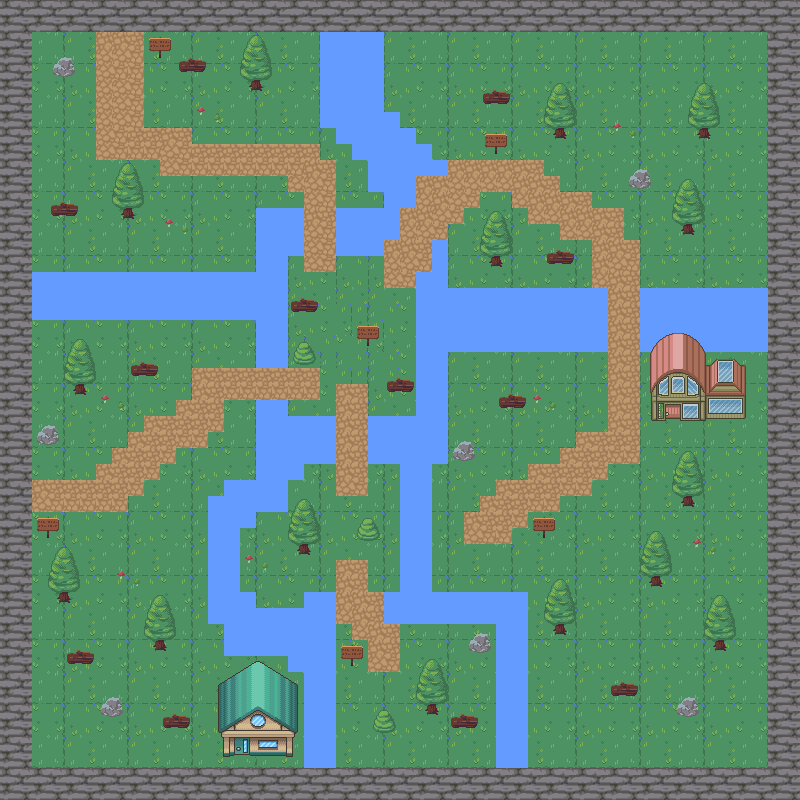

Below is a game level as drawn by its tile map, then a one-line description and the .tmx that defines it (tile-layer data replaced by summaries):
An orthogonal 50x50 tile map with 16x16 px tiles, 6 tile layers (background, walls, water, decorations, ...), 2 tilesets and 93 objects (85x collision, player, enter_house, enter_house_exit).

<map version="1.4" tiledversion="1.4.3" orientation="orthogonal" renderorder="right-down" width="50" height="50" tilewidth="16" tileheight="16" infinite="0" nextlayerid="8" nextobjectid="103">
 <tileset firstgid="1" source="nature.tsx" />
 <tileset firstgid="721" source="house.tsx" />
 <layer id="1" name="background" width="50" height="50">
  <data>[2500 cells, 2500 non-empty, 16 distinct tile ids]</data>
 </layer>
 <layer id="2" name="walls" width="50" height="50">
  <data>[2500 cells, 384 non-empty, 4 distinct tile ids]</data>
 </layer>
 <layer id="3" name="water" width="50" height="50">
  <data>[2500 cells, 486 non-empty, 17 distinct tile ids]</data>
 </layer>
 <layer id="6" name="decorations" width="50" height="50">
  <data>[2500 cells, 265 non-empty, 28 distinct tile ids]</data>
 </layer>
 <layer id="4" name="path" width="50" height="50">
  <data>[2500 cells, 251 non-empty, 4 distinct tile ids]</data>
 </layer>
 <layer id="7" name="house" width="50" height="50">
  <data>[2500 cells, 97 non-empty, 97 distinct tile ids]</data>
 </layer>
 <objectgroup id="5" name="Objects">
  <object id="4" name="player" x="351.25" y="320">
   <point />
  </object>
  <object id="10" type="collision" x="0" y="1" width="802" height="31" />
  <object id="12" type="collision" x="769" y="34" width="33" height="765" />
  <object id="13" type="collision" x="-1" y="769" width="768" height="29" />
  <object id="14" type="collision" x="0" y="37" width="32" height="726" />
  <object id="15" x="83" y="-102" />
  <object id="16" type="collision" x="321" y="34" width="62" height="93" />
  <object id="17" type="collision" x="386" y="111" width="13" height="16" />
  <object id="18" type="collision" x="335.75" y="127.75" width="80" height="16.25" />
  <object id="19" type="collision" x="351.75" y="144.25" width="80" height="16.5" />
  <object id="20" type="collision" x="368" y="160.25" width="79.5" height="15.25" />
  <object id="21" type="collision" x="367.75" y="175.25" width="47.75" height="16" />
  <object id="22" type="collision" x="384.25" y="192.5" width="32" height="15" />
  <object id="23" type="collision" x="336.5" y="208.25" width="47" height="47.25" />
  <object id="24" type="collision" x="383.5" y="207.5" width="16.25" height="32.5" />
  <object id="25" type="collision" x="432.75" y="240.5" width="14.75" height="46.5" />
  <object id="26" type="collision" x="416" y="272" width="15.5" height="16.5" />
  <object id="27" type="collision" x="416" y="288" width="192.5" height="64.5" />
  <object id="28" type="collision" x="416.5" y="353" width="31" height="111.5" />
  <object id="29" type="collision" x="368.5" y="416" width="47" height="47.5" />
  <object id="30" type="collision" x="401" y="463.5" width="31" height="160.5" />
  <object id="31" type="collision" x="384" y="591" width="15.5" height="33" />
  <object id="32" type="collision" x="433" y="592" width="95.5" height="31" />
  <object id="33" type="collision" x="496.5" y="624.5" width="30.5" height="142" />
  <object id="34" type="collision" x="304.5" y="591" width="31.5" height="177" />
  <object id="35" type="collision" x="288" y="609" width="18" height="63" />
  <object id="36" type="collision" x="224" y="609" width="64" height="46.5" />
  <object id="37" type="collision" x="208" y="607" width="15" height="17.5" />
  <object id="38" type="collision" x="208" y="591.5" width="47.5" height="18.5" />
  <object id="39" type="collision" x="207.5" y="495" width="31.5" height="96" />
  <object id="40" type="collision" x="224.5" y="478.5" width="63" height="17.5" />
  <object id="41" type="collision" x="240" y="497.5" width="48" height="14" />
  <object id="42" type="collision" x="239.5" y="512" width="16" height="15.5" />
  <object id="43" type="collision" x="255" y="400.5" width="32.5" height="79.5" />
  <object id="44" type="collision" x="288.5" y="464" width="16" height="15" />
  <object id="45" type="collision" x="288.5" y="414.5" width="47" height="48.5" />
  <object id="46" type="collision" x="255.5" y="207.5" width="47.5" height="49.5" />
  <object id="47" type="collision" x="255.5" y="257.5" width="32" height="110" />
  <object id="48" type="collision" x="640.333" y="288" width="111.667" height="63.6667" />
  <object id="49" type="collision" x="752.667" y="287.667" width="15.3333" height="61.6667" />
  <object id="50" type="collision" x="752.333" y="349.333" width="16.6667" height="2.66667" />
  <object id="51" type="collision" x="32.3333" y="272" width="223.333" height="48.3333" />
  <object id="52" x="902" y="86" />
  <object id="53" type="collision" x="124" y="207.333" width="8" height="11.3333" />
  <object id="54" type="collision" x="50" y="204" width="28.6667" height="12" />
  <object id="55" type="collision" x="54.6667" y="54.6667" width="17.3333" height="23.3333" />
  <object id="56" type="collision" x="147.333" y="36" width="23.3333" height="20.6667" />
  <object id="57" type="collision" x="178.667" y="54.6667" width="25.3333" height="20.6667" />
  <object id="58" type="collision" x="250" y="78" width="14" height="12.6667" />
  <object id="59" type="collision" x="132.667" y="361.333" width="24.6667" height="12.6667" />
  <object id="60" type="collision" x="76" y="381.333" width="10.6667" height="13.3333" />
  <object id="61" type="collision" x="39.3333" y="426" width="20.6667" height="18.6667" />
  <object id="62" type="collision" x="37.3333" y="518" width="22" height="22" />
  <object id="63" type="collision" x="59.3333" y="589.333" width="10" height="14.6667" />
  <object id="64" type="collision" x="65.3333" y="650.667" width="34" height="14" />
  <object id="65" type="collision" x="155.333" y="640.667" width="11.3333" height="12" />
  <object id="66" type="collision" x="104" y="695.333" width="16.6667" height="25.3333" />
  <object id="67" type="collision" x="162" y="710.667" width="27.3333" height="18.6667" />
  <object id="68" type="collision" x="343.333" y="646.667" width="20" height="18" />
  <object id="69" type="collision" x="471.333" y="632.667" width="17.3333" height="23.3333" />
  <object id="70" type="collision" x="376" y="713.333" width="18" height="22" />
  <object id="71" type="collision" x="428" y="704" width="8.66667" height="10.6667" />
  <object id="72" type="collision" x="447.333" y="712.667" width="32.6667" height="16" />
  <object id="73" type="collision" x="298" y="540.667" width="10" height="16.6667" />
  <object id="74" type="collision" x="358" y="516" width="17.3333" height="24.6667" />
  <object id="75" type="collision" x="482.667" y="90.6667" width="26.6667" height="15.3333" />
  <object id="76" type="collision" x="486.667" y="134" width="20" height="18" />
  <object id="77" type="collision" x="554.667" y="128" width="11.3333" height="9.33333" />
  <object id="78" type="collision" x="700.667" y="126.667" width="8" height="16" />
  <object id="79" type="collision" x="631.333" y="169.333" width="16" height="19.3333" />
  <object id="80" type="collision" x="684" y="222.667" width="9.33333" height="12.6667" />
  <object id="81" type="collision" x="489.333" y="252.667" width="11.3333" height="12.6667" />
  <object id="82" type="collision" x="547.333" y="248" width="28.6667" height="18" />
  <object id="83" type="collision" x="292" y="300" width="25.3333" height="11.3333" />
  <object id="84" type="collision" x="298" y="342" width="12.6667" height="20" />
  <object id="85" type="collision" x="356.667" y="325.333" width="22" height="16.6667" />
  <object id="86" type="collision" x="386.667" y="382" width="27.3333" height="10.6667" />
  <object id="87" type="collision" x="497.333" y="397.333" width="25.3333" height="9.33333" />
  <object id="88" type="collision" x="456" y="444.667" width="16.6667" height="16.6667" />
  <object id="89" type="collision" x="681.333" y="494.667" width="14" height="10.6667" />
  </objectgroup>
</map>
<!-- 13 of 93 objects omitted -->
